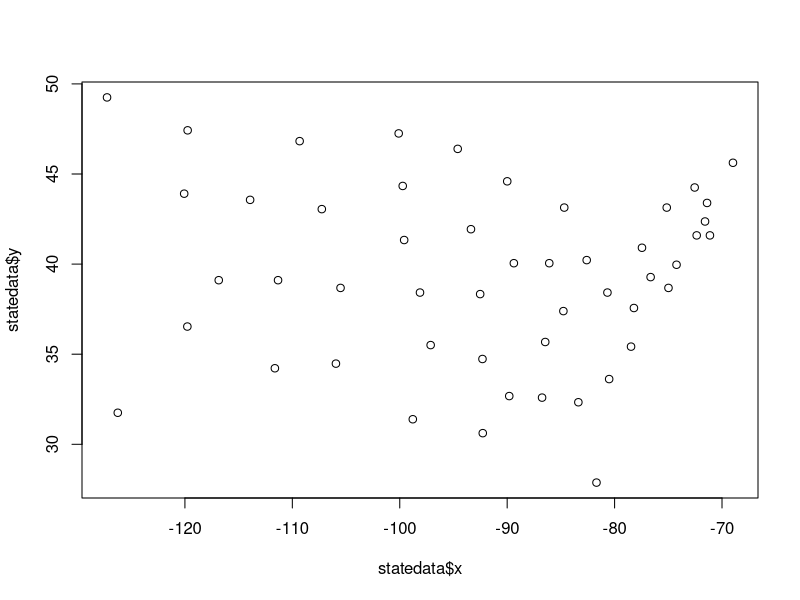
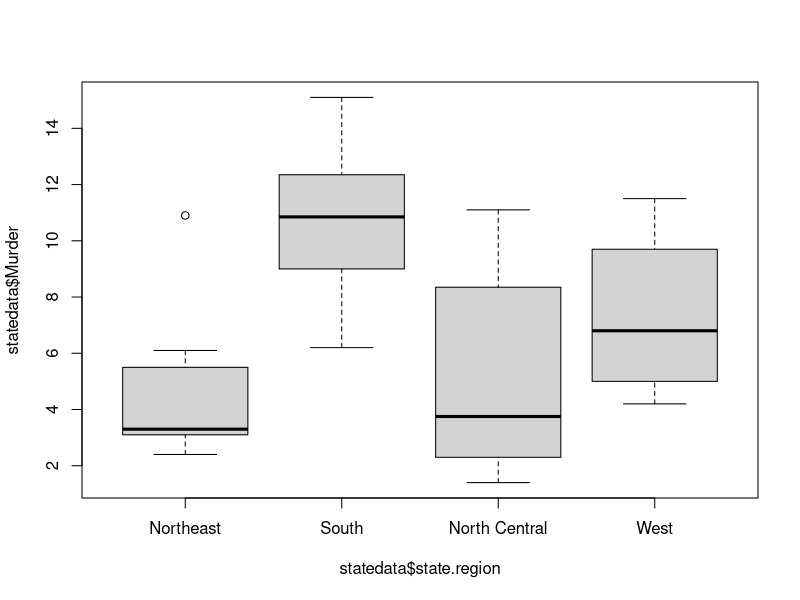

Here is the R script that generated these plots, in order:
data(state)
statedata = cbind(data.frame(state.x77),
                  state.abb,
                  state.area,
                  state.center,
                  state.division,
                  state.name,
                  state.region
)

str(statedata)
plot(statedata$x, statedata$y)
tapply(statedata$HS.Grad, statedata$state.region, max)
boxplot(statedata$Murder ~ statedata$state.region)
state.northeast = subset(statedata, state.region == "Northeast")
state.northeast$state.name[which.max(state.northeast$Murder)]
lm.lifeexp = lm(Life.Exp ~ Population + Income + Illiteracy + 
                    Murder + HS.Grad + Frost + Area, data=statedata)
summary(lm.lifeexp)
